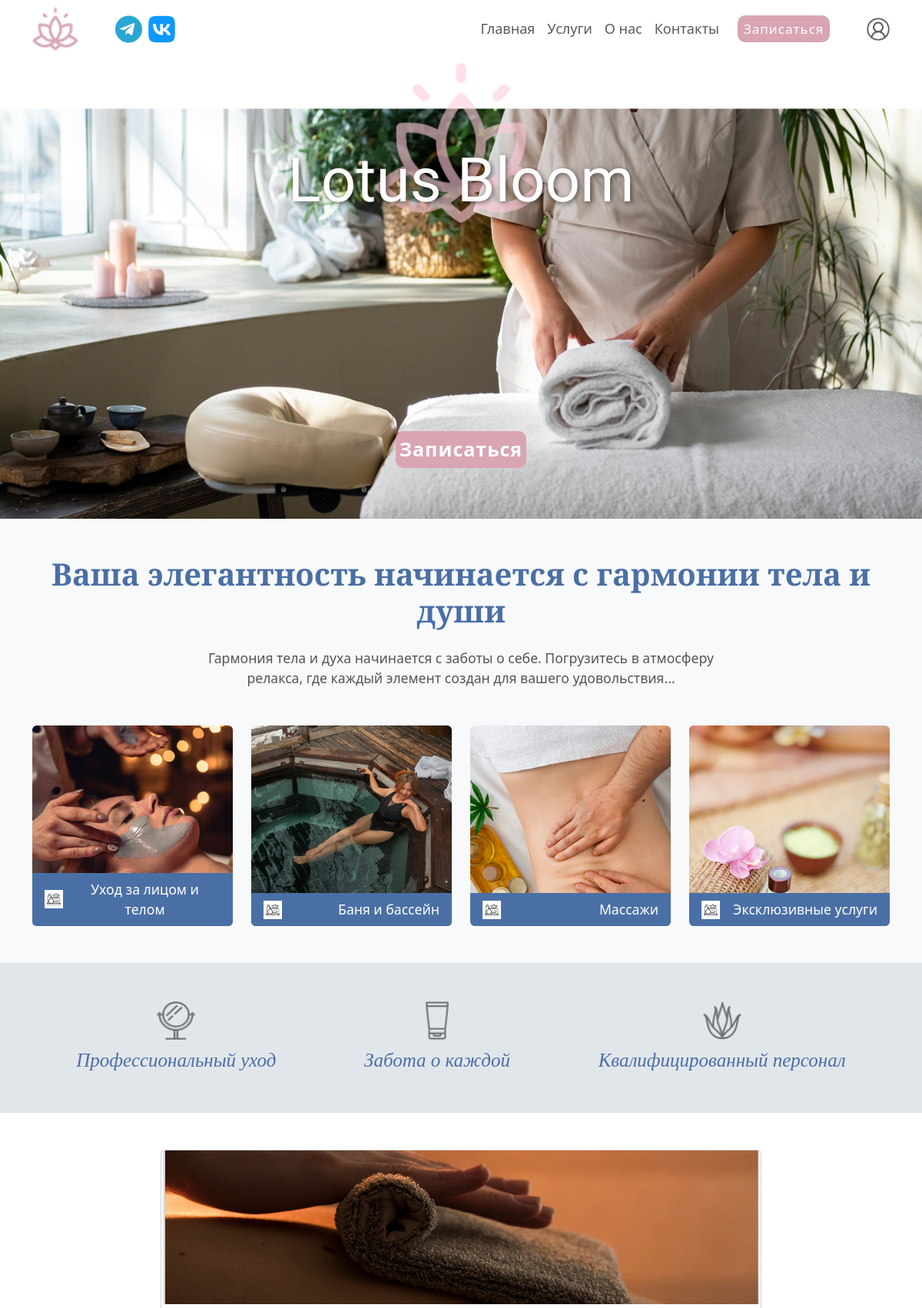
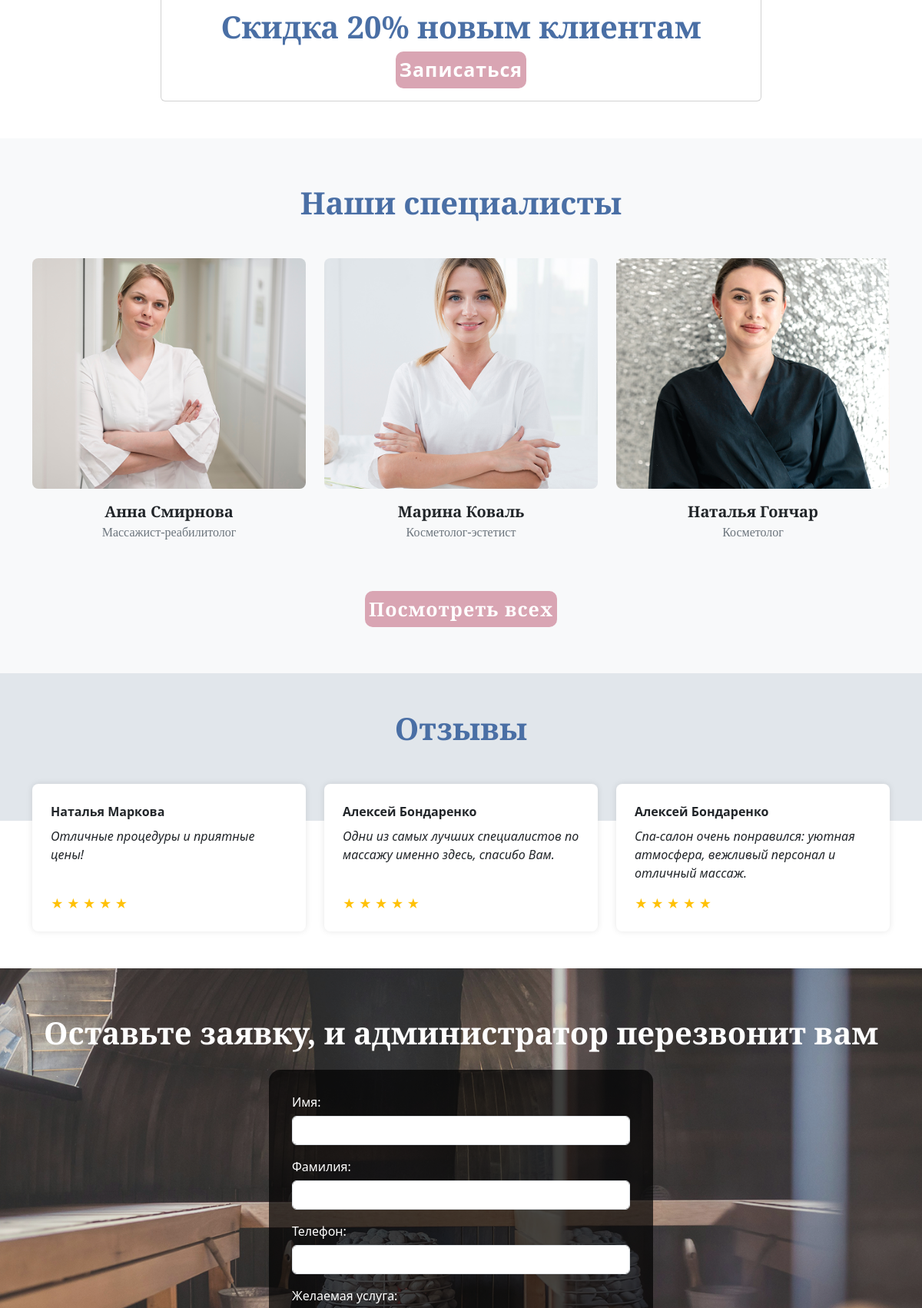
The page / (upper part) on the database its author committed (2 pictures, top to bottom).
### spa_app/models.py (models this page shows, shortened)
class ServiceCategory(models.Model):
    name = models.CharField(max_length=100)
    image = models.ImageField(upload_to="categories/", null=True, blank=True)

class Specialist(models.Model):
    first_name = models.CharField(max_length=50)
    last_name = models.CharField(max_length=50)
    specialty = models.CharField(max_length=100)
    age = models.PositiveIntegerField()
    experience_years = models.PositiveIntegerField()
    photo = models.ImageField(upload_to="specialists/", null=True, blank=True)

class Review(models.Model):
    first_name = models.CharField(max_length=50)
    last_name = models.CharField(max_length=50)
    text = models.TextField()
    date = models.DateField(auto_now_add=True)
    rating = models.PositiveSmallIntegerField()

### spa_app/views.py (the view)
# urls.py: path("", views.index, name="index"),
def index(request):
    categories = ServiceCategory.objects.all()
    specialists = Specialist.objects.all()
    reviews = Review.objects.all()
    services = Service.objects.all()
    if request.method == "POST":
        form = RequestForm(request.POST)
        if form.is_valid():
            data = form.cleaned_data
            service = (
                Service.objects.get(id=data["desired_service"])
                if data["desired_service"]
                else None
            )
            Request.objects.create(
                first_name=data["first_name"],
                last_name=data["last_name"],
                phone_number=data["phone_number"],
                desired_service=service,
            )
            messages.success(request, "Ваша заявка успешно отправлена!")
            return redirect("index")
        else:
            messages.error(request, "Пожалуйста, исправьте ошибки в форме.")
    else:
        form = RequestForm()
    return render(
        request,
        "spa_app/main.html",
        {
            "categories": categories,
            "specialists": specialists,
            "reviews": reviews,
            "services": services,
            "form": form,
        },
    )

### spa_app/forms.py
class RequestForm(forms.Form):
    first_name = forms.CharField(
        label="Имя",
        max_length=100,
        widget=forms.TextInput(attrs={"class": "form-control rounded"}),
    )
    last_name = forms.CharField(
        label="Фамилия",
        max_length=100,
        widget=forms.TextInput(attrs={"class": "form-control rounded"}),
    )
    phone_number = forms.CharField(
        label="Телефон",
        max_length=12,
        validators=[phone_validator],
        widget=forms.TextInput(attrs={"class": "form-control rounded"}),
    )
    desired_service = forms.ChoiceField(
        label="Желаемая услуга",
        choices=[],
        widget=forms.Select(attrs={"class": "form-control rounded"}),
    )
    def __init__(self, *args, **kwargs):
        super().__init__(*args, **kwargs)
        services = Service.objects.all()
        self.fields["desired_service"].choices = [(s.id, s.name) for s in services]

### spa_app/templates/spa_app/main.html (shortened to what this page needs)
{% extends "spa_app/layout.html" %}
{% load static %}
{% block content %}
<section class="baner">
  <div class="baner-content">
    <p class="baner-text">Lotus Bloom</p>
    <button class="custom-btn custom-btn-page">Записаться</button>
  </div>
</section>
<section class="service py-5">
  <div class="container text-center">
    <h2 class="title  mb-4">Ваша элегантность начинается с гармонии тела и души</h2>
    <p class="service-description mb-5">
      Гармония тела и духа начинается с заботы о себе. Погрузитесь в атмосферу релакса, где каждый элемент создан для вашего удовольствия...
    </p>
<div class="row g-4">
  {% for category in categories %}
    <div class="col-6 col-lg-3">
      <div
        class="card service-card text-white border-0"
        style="background-image: url('{% if category.image %}{{ category.image.url }}{% else %}{% static 'spa_app/img/default_category.png' %}{% endif %}');">
        <div class="card-img-overlay d-flex align-items-end p-0">
          <div class="service-card-footer d-flex align-items-center justify-content-between w-100 px-3 py-2">
            <img src="{% static 'spa_app/img/icon-card.png' %}" alt="icon-card">
            <a class="nav-link" href="#">{{ category.name }}</a>
          </div>
        </div>
      </div>
    </div>
  {% endfor %}
</div>
</section>
<section class="info   ">
  <div class="container d-flex justify-content-around text-center">
    <div class="info-item">
      <img src="{% static 'spa_app/img/info-icon1.png' %}" alt="icon1" class="mb-2" style="width:50px; height:50px;">
      <div class="">Профессиональный уход</div>
    </div>
    <div class="info-item">
      <img src="{% static 'spa_app/img/info-icon2.png' %}" alt="icon2" class="mb-2" style="width:50px; height:50px;">
      <div class="">Забота о каждой</div>
    </div>
    <div class="info-item">
      <img src="{% static 'spa_app/img/info-icon3.png' %}" alt="icon3" class="mb-2" style="width:50px; height:50px;">
      <div class="">Квалифицированный персонал</div>
    </div>
  </div>
</section>
<section class="container d-flex justify-content-center mt-5 mb-5">
  <div class="card" style="width: 70%;">
    <div style="height: 200px; overflow: hidden;">
      <img src="{% static 'spa_app/img/stock.png' %}" class="card-img-top img-fluid" alt="Акция" style="object-fit: cover; height: 100%; width: 100%;">
    </div>
    <div class="card-body text-center">
      <h5 class="title">Скидка 20% новым клиентам</h5>
      <button class="custom-btn custom-btn-page">Записаться</button>
    </div>
  </div>
</section>
<section class="specialists-section">
  <div class="container">
    <h2 class="title mb-5">Наши специалисты</h2>
    <div class="row justify-content-center">
      {% for specialist in specialists|slice:":3" %}
        <div class="col-md-4 specialist-card mb-4">
          {% if specialist.photo %}
            <img src="{{ specialist.photo.url }}" alt="{{ specialist.first_name }} {{ specialist.last_name }}">
          {% else %}
            <img src="spa_app/img/default.png" alt="Фото отсутствует">
          {% endif %}
          <div class="specialist-name">{{ specialist.first_name }} {{ specialist.last_name }}</div>
          <div class="specialist-specialty">{{ specialist.specialty }}</div>
        </div>
      {% endfor %}
    </div>
    <div class="see-all-btn">
      <button class="custom-btn custom-btn-page">Посмотреть всех</button>
    </div>
  </div>
</section>
<section class="reviews-section py-5 bg-gradient-half">
  <div class="container">
    <h2 class="mb-5 text-center title">Отзывы</h2>
    <div class="row gy-4 justify-content-center">
      {% for review in reviews|slice:":3" %}
        <div class="col-md-4">
          <div class="review-card d-flex flex-column justify-content-between p-4 h-100">
            <div>
              <div class="fw-bold mb-2">{{ review.first_name }} {{ review.last_name }}</div>
              <div class="mb-3 fst-italic">{{ review.text }}</div>
            </div>
            <div class="stars">
              {% for i in "12345"|slice:":review.rating" %}
                <span class="star text-warning">★</span>
              {% endfor %}
            </div>
          </div>
        </div>
      {% endfor %}
    </div>
  </div>
</section>
{% include 'spa_app/form.html' %}
{% endblock %}

### spa_app/templates/spa_app/layout.html (shortened to what this page needs)
{% load static %}
<!DOCTYPE html>
<html>
  <head>
    <link rel="stylesheet" href="{% static 'spa_app/css/styles.css' %}" />
    <link
      href="https://cdn.jsdelivr.net/npm/bootstrap@5.3.0/dist/css/bootstrap.min.css"
      rel="stylesheet"
    />
  </head>
  <body>
    <header class="custom-nav">
      <div class="container">
        <div class="d-flex justify-content-between align-items-center py-2">
          <div class="d-flex align-items-center">
            <a href="{% url 'index' %}">
              <img
                src="{% static 'spa_app/img/Logo.png' %}"
                alt="Logo"
                width="60"
              />
            </a>
            <div class="ms-5 d-flex gap-2">
              <a href="#"
                ><img
                  src="{% static 'spa_app/img/telegram_icon.png' %}"
                  alt="Telegram"
              /></a>
              <a href="#"
                ><img src="{% static 'spa_app/img/vk_icon.png' %}" alt="VK"
              /></a>
            </div>
          </div>
          <div class="d-flex align-items-center">
            <nav class="navbar navbar-expand-lg">
              <div class="collapse navbar-collapse" id="mainNav">
                <ul class="navbar-nav me-auto mb-2 mb-lg-0">
                  <li class="nav-item">
                    <a class="nav-link" href="{% url 'index' %}">Главная</a>
                  </li>
                  <li class="nav-item">
                    <a class="nav-link" href="{% url 'services' %}">Услуги</a>
                  </li>
                  <li class="nav-item">
                    <a class="nav-link" href="{% url 'about' %}">О нас</a>
                  </li>
                  <li class="nav-item">
                    <a class="nav-link" href="{% url 'contact' %}">Контакты</a>
                  </li>
                </ul>
              </div>
            </nav>
            <div class="d-flex align-items-center ms-3">
              <button class="custom-btn me-5" href="#">Записаться</button>
              <a href="#"
                ><img
                  src="{% static 'spa_app/img/account_icon.png' %}"
                  alt="Account"
                  width="30"
              /></a>
            </div>
          </div>
        </div>
      </div>
    </header>
    <main>
       {% block content %} {% endblock %}
    </main>
  </body>
</html>

### spa_app/templates/spa_app/form.html (shortened to what this page needs)
<section class="request">
  <div class="container">
    <h2 class="text-center title text-white mb-4">
      Оставьте заявку, и администратор перезвонит вам
    </h2>
    <div class="form-wrapper">
      <form method="post">
        {% csrf_token %} {% for field in form %}
        <div class="mb-3">
          {{ field.label_tag }} {{ field }}
        </div>
        {% endfor %}
      </form>
    </div>
  </div>
</section>

### spa_app/static/spa_app/css/styles.css (style rules this page uses)
:root { --color-heading: #4A6FA5; --color-text: #555555; --color-background: #ffffff; --color-button: #D9A5B3; --color-button-hover: #9b6170; --color-white-text: #ffffff; --color-footer: #444444; --color-footer-text: #dddddd; --color-background-gray: #E1E6EB; }
html, body { height: 100%; margin: 0; display: flex; flex-direction: column; }
main { flex: 1; }
.custom-btn { border-radius: 10px; background-color: var(--color-button); color: var(--color-white-text); padding: 5px; width: 120px; border: none; font-size: 17px; letter-spacing: 1px; }
.navbar-nav .nav-link { transition: color 0.3s; font-weight: 500; font-size: 18px; }
.baner { background-image: url('/static/spa_app/img/baner.png'); background-position: center; background-repeat: no-repeat; background-size: cover; width: 100%; height: 600px; aspect-ratio: 16 / 9; display: flex; justify-content: center; align-items: flex-start; padding-top: 100px; }
.baner-content { display: flex; flex-direction: column; align-items: center; gap: 250px; }
.baner-text { font-family: 'Imperial Script', cursive; font-size: 80px; color: white; text-shadow: 2px 2px 6px rgba(0, 0, 0, 0.5); }
.custom-btn-page { width: auto; font-size: 25px; font-weight: 600; }
.service { background-color: #f8f9fa; }
.title { font-family: 'Cormorant Garamond', serif; font-size: 2.5rem; font-weight: 600; color: var(--color-heading) }
.service-description { max-width: 700px; margin: 0 auto; color: var(--color-text); font-size: 1.1rem; }
.service-card { height: 0; padding-bottom: 100%; background-size: cover; background-position: center; position: relative; border: none; overflow: hidden; }
.service-card-footer { background-color: var(--color-heading); color: var(--color-white-text); font-size: 1.1rem; }
.service-card-footer img { height: 24px; width: 24px; margin-right: 8px; }
.service-description { max-width: 700px; margin: 0 auto; color: var(--color-text); }
.info { background-color: var(--color-background-gray); padding: 50px 0; font-family: 'Cormorant Garamond', serif; }
.info div { color: var(--color-heading); font-size: 25px; font-style: italic; }
.specialists-section { background-color: #f8f9fa; padding: 60px 0; font-family: 'Cormorant Garamond', serif; text-align: center; }
.specialist-card img { width: 100%; height: 300px; object-fit: cover; border-radius: 8px; }
.specialist-name { font-size: 20px; font-weight: bold; margin-top: 15px; }
.specialist-specialty { font-size: 16px; color: #6c757d; }
.see-all-btn { margin-top: 40px; }
.reviews-section { position: relative; background: var(--color-background); overflow: hidden; }
.reviews-section::before { content: ''; position: absolute; top: 0; left: 0; height: 50%; width: 100%; background-color: var(--color-background-gray); z-index: 0; }
.reviews-section .container { position: relative; z-index: 1; }
.review-card { background: var(--color-background); border-radius: 8px; box-shadow: 0 0 8px rgba(0, 0, 0, 0.1); display: flex; flex-direction: column; justify-content: space-between; height: 100%; position: relative; }
.stars { margin-top: auto; }
.request { background: url('/static/spa_app/img/form-background.png') no-repeat center center / cover; padding: 60px 0; position: relative; color: white; }
.form-wrapper { background-color: rgba(0, 0, 0, 0.7); border-radius: 15px; padding: 30px; max-width: 500px; margin: 0 auto; }
label { color: white; font-weight: 500; display: block; margin-bottom: 6px; }
.form-control { border-radius: 8px; padding: 8px 12px; }

### rows shown on the page
ServiceCategory: image (picture), name "Уход за лицом и телом"
ServiceCategory: image (picture), name "Баня и бассейн"
ServiceCategory: image (picture), name "Массажи"
ServiceCategory: image (picture), name "Эксклюзивные услуги"
Specialist: photo (picture), first_name "Анна", last_name "Смирнова", specialty "Массажист-реабилитолог"
Specialist: photo (picture), first_name "Марина", last_name "Коваль", specialty "Косметолог-эстетист"
Specialist: photo (picture), first_name "Наталья", last_name "Гончар", specialty "Косметолог"
Review: first_name "Наталья", last_name "Маркова", text "Отличные процедуры и приятные цены!"
Review: first_name "Алексей", last_name "Бондаренко", text "Одни из самых лучших специалистов по массажу именно здесь, спасибо Вам."
Review: first_name "Алексей", last_name "Бондаренко", text "Спа-салон очень понравился: уютная атмосфера, вежливый персонал и отличный массаж."

### other values the page prints
{{ field.label_tag }} "Имя:" "Фамилия:" "Телефон:" "Желаемая услуга:"
